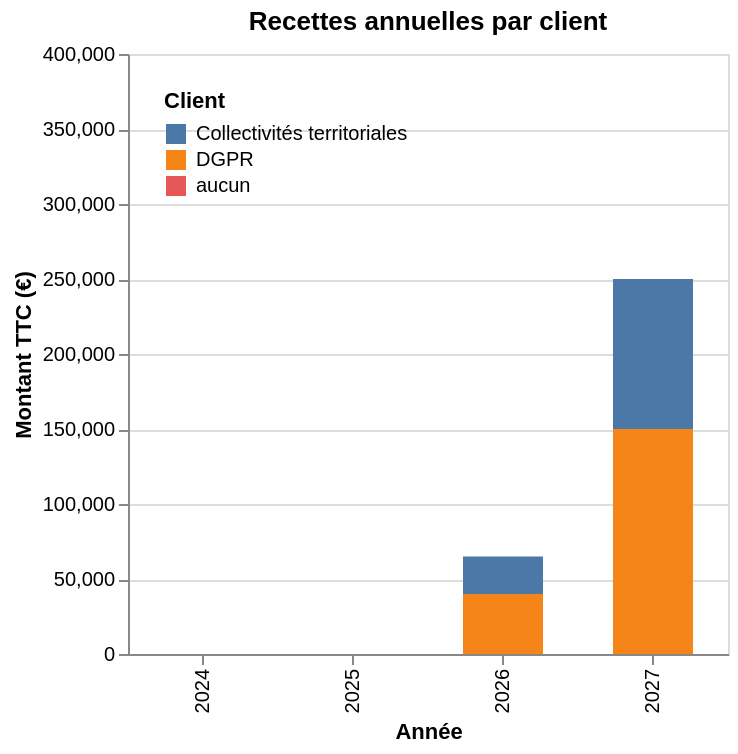

The code cell stored with this chart in its notebook:
### Code cell
chart_recette = alt.Chart(df_recettes).mark_bar(size=40).encode(
    x=alt.X('annee:O', title='Année'),
    y=alt.Y('montant_ttc:Q', title='Montant TTC (€)', scale=alt.Scale(domain=[0, 400000])),
    color=alt.Color('client:N', title='Client', legend=alt.Legend(orient='top-left')),
    tooltip=['annee:O', 'client:N', 'montant_ttc:Q'],
).properties(
    title='Recettes annuelles par client',
    width=300)
chart_recette

### Figure 1 — Vega-Lite specification as saved in the notebook (floating-point values rounded to 4 significant figures)
{"config": {"view": {"continuousWidth": 300, "continuousHeight": 300}}, "data": {"name": "data-36ec271a5507f8a9c85da85779c4c9cd"}, "mark": {"type": "bar", "size": 40}, "encoding": {"color": {"field": "client", "legend": {"orient": "top-left"}, "title": "Client", "type": "nominal"}, "tooltip": [{"field": "annee", "type": "ordinal"}, {"field": "client", "type": "nominal"}, {"field": "montant_ttc", "type": "quantitative"}], "x": {"field": "annee", "title": "Année", "type": "ordinal"}, "y": {"field": "montant_ttc", "scale": {"domain": [0, 400000]}, "title": "Montant TTC (€)", "type": "quantitative"}}, "title": "Recettes annuelles par client", "width": 300, "$schema": "https://vega.github.io/schema/vega-lite/v6.4.1.json", "datasets": {"data-36ec271a5507f8a9c85da85779c4c9cd": [{"annee": 2024, "montant_ttc": 0, "client": "aucun"}, {"annee": 2025, "montant_ttc": 0, "client": "aucun"}, {"annee": 2026, "montant_ttc": 25000, "client": "Collectivités territoriales"}, {"annee": 2026, "montant_ttc": 40000, "client": "DGPR"}, {"annee": 2027, "montant_ttc": 150000, "client": "DGPR"}, {"annee": 2027, "montant_ttc": 100000, "client": "Collectivités territoriales"}]}}
